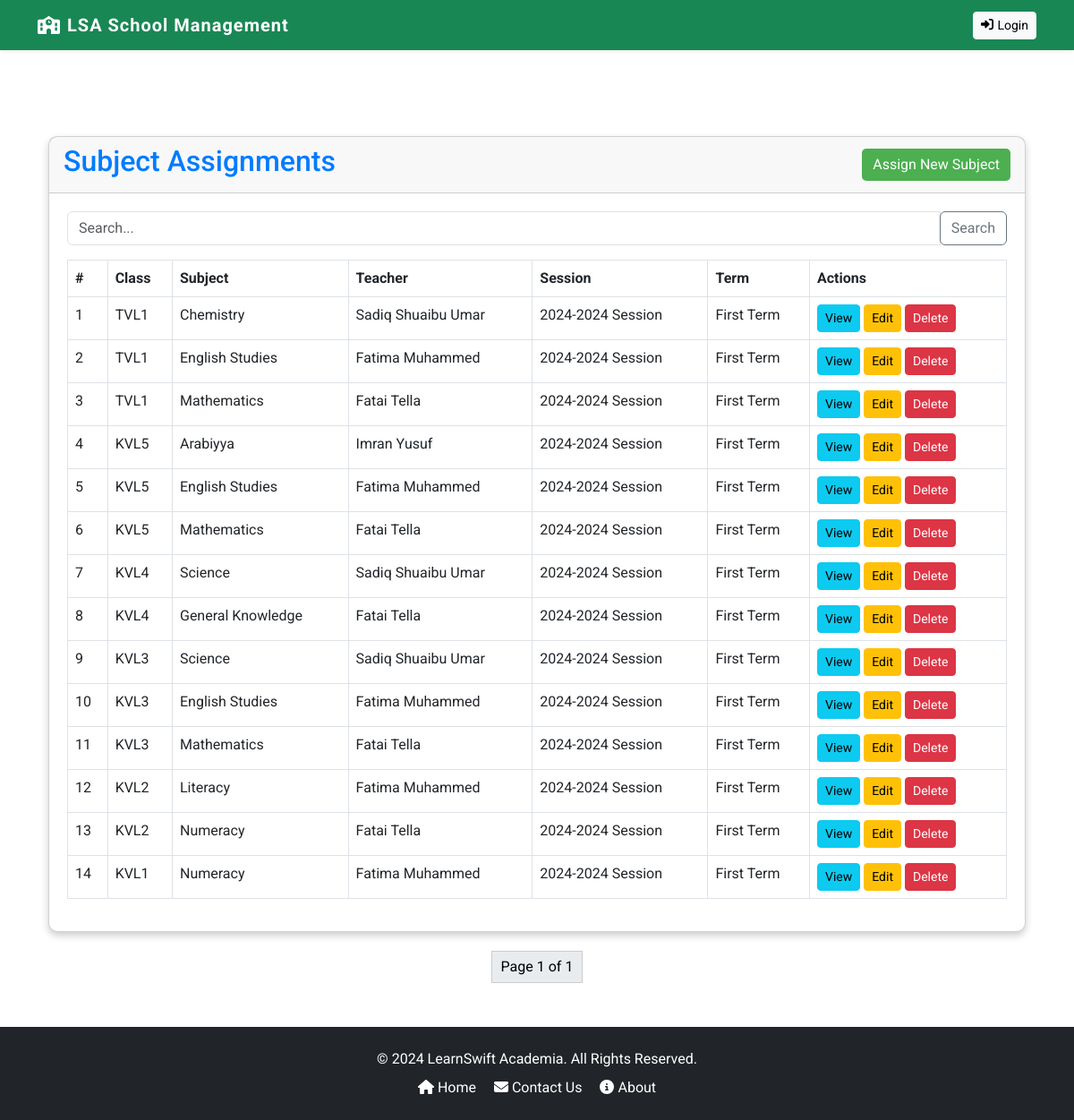
The page /subject_assignments/ on the database as committed earlier.
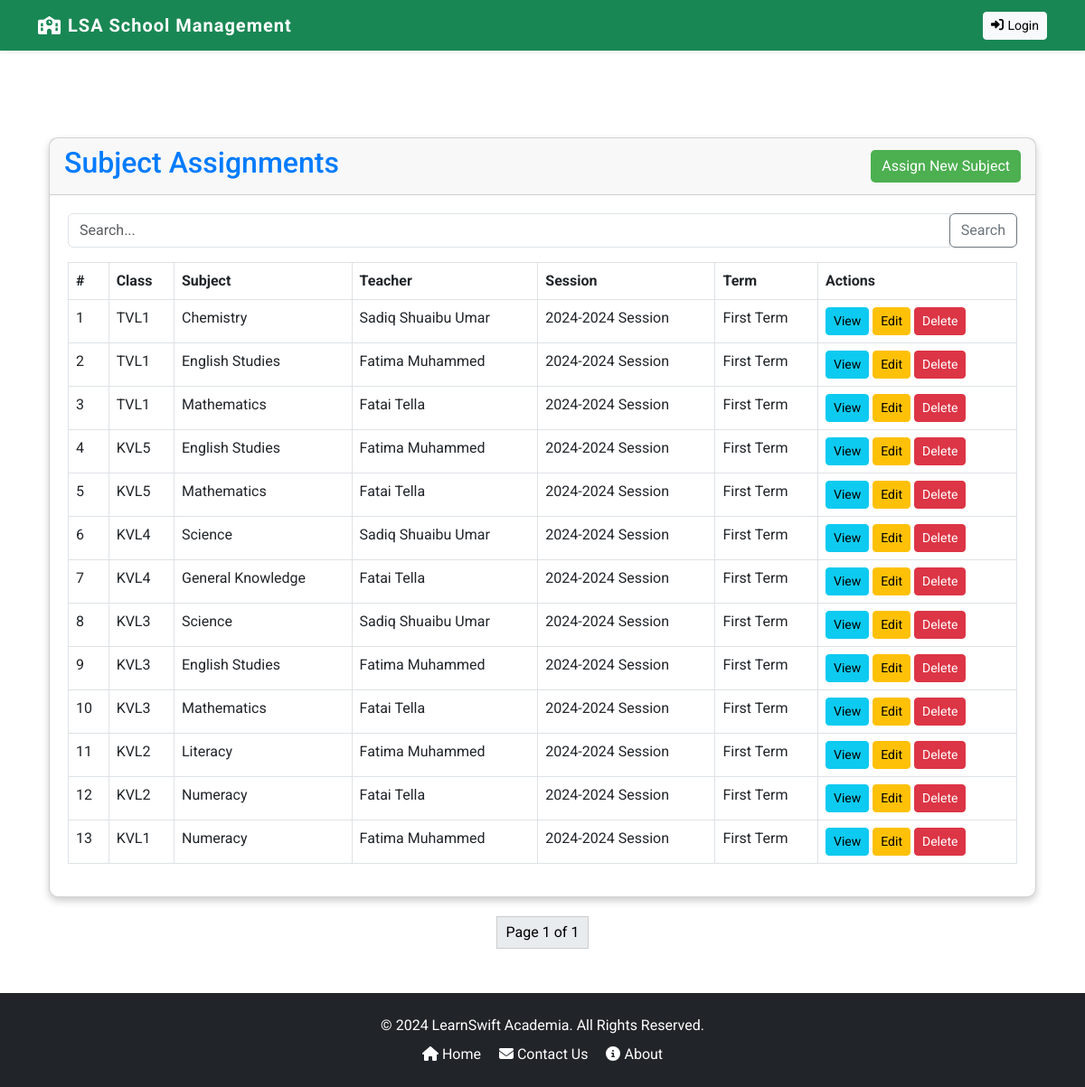
The same page on the database as committed later.
### core/models.py (models this page shows, shortened)
class SubjectAssignment(models.Model):
    class_assigned = models.ForeignKey(Class, on_delete=models.CASCADE)
    subject = models.ForeignKey(Subject, on_delete=models.CASCADE)
    session = models.ForeignKey(Session, on_delete=models.CASCADE, null=True, blank=True)
    term = models.ForeignKey(Term, on_delete=models.CASCADE, null=True, blank=True)
    teacher = models.ForeignKey(Teacher, on_delete=models.CASCADE, null=True, blank=True)
    class Meta:
        unique_together = ('class_assigned', 'subject', 'teacher', 'term', 'session')

class Class(models.Model):
    LEVEL_CHOICES = [
        ('Primary', 'Primary'),
        ('Secondary', 'Secondary'),
    ]
    name = models.CharField(max_length=20, unique=True)
    school_level = models.CharField(max_length=20, choices=LEVEL_CHOICES, unique=False, default=None)
    description = models.TextField()
    teacher = models.ForeignKey('Teacher', on_delete=models.SET_NULL, null=True, blank=True, related_name='classes')
    subjects = models.ManyToManyField('Subject', related_name='class_set', blank=True)  # Assuming you have a Subject model
    students = models.ManyToManyField('Student', related_name='classes', blank=True)
    order = models.PositiveIntegerField(null=True)  # Order defines the class progression

class Subject(models.Model):
    name = models.CharField(max_length=50, unique=True)
    description = models.TextField()
    subject_weight = models.IntegerField(default=2)
    classes = models.ManyToManyField(Class, related_name='subjects_set', default=None)
    students = models.ManyToManyField('Student', related_name='subjects', default=None)

class Teacher(models.Model):
    GENDER_CHOICES = [
        ('M', 'Male'),
        ('F', 'Female'),
    ]
    STATUS_CHOICES = [
        ('active', 'Active'),
        ('dormant', 'Dormant'),
        ('left', 'Left School'),
    ]
    user = models.OneToOneField(CustomUser, on_delete=models.CASCADE, primary_key=True, related_name='teacher')
    employee_id = models.CharField(max_length=20, unique=True, null=True)
    profile_image = models.ImageField(upload_to='media/profile_images/', default='profile_images/default.jpg')
    date_of_birth = models.DateField()
    gender = models.CharField(max_length=1, choices=GENDER_CHOICES, default='M')
    contact = models.CharField(max_length=15, null=True)
    address = models.TextField()
    current_class = models.ForeignKey('Class', on_delete=models.SET_NULL, null=True, blank=True, related_name='enrolled_class', default=None)
    status = models.CharField(max_length=10, choices=STATUS_CHOICES, default='active')

class CustomUser(AbstractUser):
    USER_ROLES = (
        ('student', 'Student'),
        ('teacher', 'Teacher'),
        ('guardian', 'Guardian'),
        ('accountant', 'Accountant'),
        ('admin', 'Admin'),
    )
    role = models.CharField(max_length=20, choices=USER_ROLES)

class Session(models.Model):
    start_date = models.DateField()
    end_date = models.DateField()
    is_active = models.BooleanField(default=True)
    @property
    def name(self):
        start_year = self.start_date.year
        end_year = self.end_date.year
        return f"{start_year}-{end_year} Session"

class Term(models.Model):
    TERM_OPTIONS = [
        ('First Term', 'First'),
        ('Second Term', 'Second'),
        ('Third Term', 'Third'),
    ]
    session = models.ForeignKey(Session, related_name='terms', on_delete=models.CASCADE)
    name = models.CharField(max_length=20, choices=TERM_OPTIONS)
    start_date = models.DateField()
    end_date = models.DateField()
    is_active = models.BooleanField(default=True)

### core/subject_assignment/views.py (the view)
# urls.py: path('subject_assignments/', SubjectAssignmentListView.as_view(), name='subject_assignment_list'),
class SubjectAssignmentListView(View):
    template_name = 'subject_assignment/subject_assignment_list.html'
    def get(self, request):
        subject_assignments = SubjectAssignment.objects.all().order_by('-id')  # Adjusted to order by ID
        paginator = Paginator(subject_assignments, 15)  # 20 assignments per page
        page_number = request.GET.get('page')  # Get the page number from the request
        page_obj = paginator.get_page(page_number)  # Get the page object
        return render(request, self.template_name, {'page_obj': page_obj})

### core/templates/subject_assignment/subject_assignment_list.html (shortened to what this page needs)
{% extends 'base.html' %}
{% block content %}
<div class="container mt-5">
    <div class="card">
        <div class="card-header d-flex justify-content-between align-items-center">
            <h2>Subject Assignments</h2>
            <a href="{% url 'assign_subject' %}" class="btn btn-primary">Assign New Subject</a>
        </div>
        <div class="card-body">
            <form method="GET" action="{% url 'subject_assignment_list' %}">
                <div class="input-group mb-3">
                    <input type="text" class="form-control" placeholder="Search..." name="q" value="{{ search_query }}">
                    <div class="input-group-append">
                        <button class="btn btn-outline-secondary" type="submit">Search</button>
                    </div>
                </div>
            </form>
            {% if page_obj %}
                <table class="table table-bordered table-hover">
                    <thead class="thead-dark">
                        <tr>
                            <th>#</th>
                            <th>Class</th>
                            <th>Subject</th>
                            <th>Teacher</th>
                            <th>Session</th>
                            <th>Term</th>
                            <th>Actions</th>
                        </tr>
                    </thead>
                    <tbody>
                        {% for assignment in page_obj %}
                        <tr>
                            <td>{{ forloop.counter }}</td>
                            <td>{{ assignment.class_assigned.name }}</td>
                            <td>{{ assignment.subject.name }}</td>
                            <td>{{ assignment.teacher.user.get_full_name }}</td>
                            <td>{{ assignment.session.name }}</td>
                            <td>{{ assignment.term.name }}</td>
                            <td>
                                <a href="{% url 'subject_assignment_detail' assignment.id %}" class="btn btn-sm btn-info">View</a>
                                <a href="{% url 'subject_assignment_update' assignment.id %}" class="btn btn-sm btn-warning">Edit</a>
                                <a href="{% url 'subject_assignment_delete' assignment.id %}" class="btn btn-sm btn-danger"
                                   onclick="return confirm('Are you sure you want to delete this assignment?');">Delete</a>
                            </td>
                        </tr>
                        {% endfor %}
                    </tbody>
                </table>
            {% else %}
                <p>No subject assignments found.</p>
            {% endif %}
        </div>
    </div>
</div>
<div style="text-align: center; margin-top: 20px;">
    <table style="margin: 0 auto; border-spacing: 10px;">
        <tr>
            <td>
                <span style="display: inline-block; padding: 5px 10px; border: 1px solid #ccc; background-color: #e9ecef; color: #000;">
                    Page {{ page_obj.number }} of {{ page_obj.paginator.num_pages }}
                </span>
            </td>
        </tr>
    </table>
</div>
{% endblock %}

Rows that differ between the two databases and show on the page:
removed SubjectAssignment: class_assigned.name "KVL5", subject.name "Arabiyya", teacher.user.get_full_name "Imran Yusuf", session.name "2024-2024 Session", term.name "First Term"
